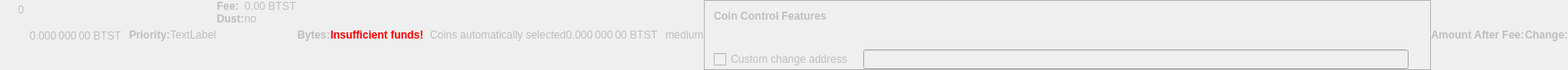
    <widget class="QWidget" name="dummyHideWidget" native="true">
     <property name="enabled">
      <bool>false</bool>
     </property>
     <property name="maximumSize">
      <size>
       <width>100</width>
       <height>22</height>
      </size>
     </property>
     <layout class="QHBoxLayout" name="dummyHideLayout">
      <property name="spacing">
       <number>0</number>
      </property>
      <property name="margin">
       <number>0</number>
      </property>
      <item>
       <layout class="QFormLayout" name="formLayoutCoinControl1">
        <property name="horizontalSpacing">
         <number>10</number>
        </property>
        <property name="verticalSpacing">
         <number>14</number>
        </property>
        <property name="leftMargin">
         <number>10</number>
        </property>
        <property name="topMargin">
         <number>4</number>
        </property>
        <property name="rightMargin">
         <number>6</number>
        </property>
        <item row="0" column="1">
         <widget class="QLabel" name="labelCoinControlBytes">
          <property name="cursor">
           <cursorShape>IBeamCursor</cursorShape>
          </property>
          <property name="contextMenuPolicy">
           <enum>Qt::ActionsContextMenu</enum>
          </property>
          <property name="text">
           <string notr="true">0</string>
          </property>
          <property name="textInteractionFlags">
           <set>Qt::LinksAccessibleByMouse|Qt::TextSelectableByKeyboard|Qt::TextSelectableByMouse</set>
          </property>
         </widget>
        </item>
       </layout>
      </item>
      <item>
       <widget class="QLabel" name="labelCoinControlAfterFee">
        <property name="enabled">
         <bool>false</bool>
        </property>
        <property name="sizePolicy">
         <sizepolicy hsizetype="Fixed" vsizetype="Fixed">
          <horstretch>0</horstretch>
          <verstretch>0</verstretch>
         </sizepolicy>
        </property>
        <property name="minimumSize">
         <size>
          <width>111</width>
          <height>12</height>
         </size>
        </property>
        <property name="maximumSize">
         <size>
          <width>111</width>
          <height>12</height>
         </size>
        </property>
        <property name="cursor">
         <cursorShape>IBeamCursor</cursorShape>
        </property>
        <property name="contextMenuPolicy">
         <enum>Qt::ActionsContextMenu</enum>
        </property>
        <property name="text">
         <string notr="true">0.000 000 00 BTST</string>
        </property>
        <property name="textInteractionFlags">
         <set>Qt::LinksAccessibleByMouse|Qt::TextSelectableByKeyboard|Qt::TextSelectableByMouse</set>
        </property>
       </widget>
      </item>
      <item>
       <widget class="QLabel" name="labelCoinControlPriorityText">
        <property name="enabled">
         <bool>false</bool>
        </property>
        <property name="font">
         <font>
          <weight>75</weight>
          <bold>true</bold>
         </font>
        </property>
        <property name="text">
         <string>Priority:</string>
        </property>
       </widget>
      </item>
      <item>
       <layout class="QHBoxLayout" name="horizontalLayout">
        <item>
         <widget class="QLabel" name="WarningLabel">
          <property name="text">
           <string>TextLabel</string>
          </property>
         </widget>
        </item>
       </layout>
      </item>
      <item>
       <layout class="QFormLayout" name="formLayoutCoinControl3">
        <property name="horizontalSpacing">
         <number>0</number>
        </property>
        <property name="verticalSpacing">
         <number>0</number>
        </property>
        <property name="leftMargin">
         <number>0</number>
        </property>
        <property name="topMargin">
         <number>0</number>
        </property>
        <property name="rightMargin">
         <number>0</number>
        </property>
        <item row="0" column="0">
         <widget class="QLabel" name="labelCoinControlFeeText">
          <property name="enabled">
           <bool>false</bool>
          </property>
          <property name="font">
           <font>
            <weight>75</weight>
            <bold>true</bold>
           </font>
          </property>
          <property name="text">
           <string>Fee:</string>
          </property>
          <property name="margin">
           <number>0</number>
          </property>
         </widget>
        </item>
        <item row="0" column="1">
         <widget class="QLabel" name="labelCoinControlFee">
          <property name="enabled">
           <bool>false</bool>
          </property>
          <property name="cursor">
           <cursorShape>IBeamCursor</cursorShape>
          </property>
          <property name="contextMenuPolicy">
           <enum>Qt::ActionsContextMenu</enum>
          </property>
          <property name="text">
           <string notr="true">0.00 BTST</string>
          </property>
          <property name="textInteractionFlags">
           <set>Qt::LinksAccessibleByMouse|Qt::TextSelectableByKeyboard|Qt::TextSelectableByMouse</set>
          </property>
         </widget>
        </item>
        <item row="1" column="0">
         <widget class="QLabel" name="labelCoinControlLowOutputText">
          <property name="enabled">
           <bool>false</bool>
          </property>
          <property name="font">
           <font>
            <weight>75</weight>
            <bold>true</bold>
           </font>
          </property>
          <property name="text">
           <string>Dust:</string>
          </property>
         </widget>
        </item>
        <item row="1" column="1">
         <widget class="QLabel" name="labelCoinControlLowOutput">
          <property name="enabled">
           <bool>false</bool>
          </property>
          <property name="cursor">
           <cursorShape>IBeamCursor</cursorShape>
          </property>
          <property name="contextMenuPolicy">
           <enum>Qt::ActionsContextMenu</enum>
          </property>
          <property name="text">
           <string>no</string>
          </property>
          <property name="textInteractionFlags">
           <set>Qt::LinksAccessibleByMouse|Qt::TextSelectableByKeyboard|Qt::TextSelectableByMouse</set>
          </property>
         </widget>
        </item>
       </layout>
      </item>
      <item>
       <widget class="QLabel" name="labelCoinControlBytesText">
        <property name="enabled">
         <bool>false</bool>
        </property>
        <property name="font">
         <font>
          <weight>75</weight>
          <bold>true</bold>
         </font>
        </property>
        <property name="text">
         <string>Bytes:</string>
        </property>
       </widget>
      </item>
      <item>
       <layout class="QFormLayout" name="formLayoutCoinControl2">
        <property name="horizontalSpacing">
         <number>0</number>
        </property>
        <property name="verticalSpacing">
         <number>0</number>
        </property>
        <property name="leftMargin">
         <number>0</number>
        </property>
        <property name="topMargin">
         <number>0</number>
        </property>
        <property name="rightMargin">
         <number>0</number>
        </property>
       </layout>
      </item>
      <item>
       <layout class="QHBoxLayout" name="horizontalLayoutCoinControl2">
        <property name="spacing">
         <number>0</number>
        </property>
        <property name="bottomMargin">
         <number>0</number>
        </property>
       </layout>
      </item>
      <item>
       <widget class="QLabel" name="labelCoinControlInsuffFunds">
        <property name="enabled">
         <bool>false</bool>
        </property>
        <property name="minimumSize">
         <size>
          <width>0</width>
          <height>0</height>
         </size>
        </property>
        <property name="font">
         <font>
          <weight>75</weight>
          <bold>true</bold>
         </font>
        </property>
        <property name="styleSheet">
         <string notr="true">color:red;font-weight:bold;</string>
        </property>
        <property name="text">
         <string>Insufficient funds!</string>
        </property>
        <property name="margin">
         <number>5</number>
        </property>
       </widget>
      </item>
      <item>
       <layout class="QFormLayout" name="formLayoutCoinControl4">
        <property name="horizontalSpacing">
         <number>0</number>
        </property>
        <property name="verticalSpacing">
         <number>0</number>
        </property>
        <property name="leftMargin">
         <number>0</number>
        </property>
        <property name="topMargin">
         <number>0</number>
        </property>
        <property name="rightMargin">
         <number>0</number>
        </property>
       </layout>
      </item>
      <item>
       <widget class="QLabel" name="labelCoinControlChangeLabel">
        <property name="enabled">
         <bool>false</bool>
        </property>
        <property name="sizePolicy">
         <sizepolicy hsizetype="Preferred" vsizetype="Expanding">
          <horstretch>0</horstretch>
          <verstretch>0</verstretch>
         </sizepolicy>
        </property>
        <property name="minimumSize">
         <size>
          <width>0</width>
          <height>0</height>
         </size>
        </property>
        <property name="text">
         <string/>
        </property>
        <property name="margin">
         <number>3</number>
        </property>
       </widget>
      </item>
      <item>
       <widget class="QLabel" name="labelCoinControlAutomaticallySelected">
        <property name="enabled">
         <bool>false</bool>
        </property>
        <property name="sizePolicy">
         <sizepolicy hsizetype="Fixed" vsizetype="Fixed">
          <horstretch>0</horstretch>
          <verstretch>0</verstretch>
         </sizepolicy>
        </property>
        <property name="minimumSize">
         <size>
          <width>0</width>
          <height>0</height>
         </size>
        </property>
        <property name="maximumSize">
         <size>
          <width>240</width>
          <height>16777215</height>
         </size>
        </property>
        <property name="text">
         <string>Coins automatically selected</string>
        </property>
        <property name="margin">
         <number>5</number>
        </property>
       </widget>
      </item>
      <item>
       <widget class="QLabel" name="labelCoinControlChange">
        <property name="enabled">
         <bool>false</bool>
        </property>
        <property name="sizePolicy">
         <sizepolicy hsizetype="Fixed" vsizetype="Fixed">
          <horstretch>0</horstretch>
          <verstretch>0</verstretch>
         </sizepolicy>
        </property>
        <property name="minimumSize">
         <size>
          <width>111</width>
          <height>0</height>
         </size>
        </property>
        <property name="maximumSize">
         <size>
          <width>111</width>
          <height>16777215</height>
         </size>
        </property>
        <property name="cursor">
         <cursorShape>IBeamCursor</cursorShape>
        </property>
        <property name="contextMenuPolicy">
         <enum>Qt::ActionsContextMenu</enum>
        </property>
        <property name="text">
         <string notr="true">0.000 000 00 BTST</string>
        </property>
        <property name="textInteractionFlags">
         <set>Qt::LinksAccessibleByMouse|Qt::TextSelectableByKeyboard|Qt::TextSelectableByMouse</set>
        </property>
       </widget>
      </item>
      <item>
       <widget class="QLabel" name="labelCoinControlPriority">
        <property name="enabled">
         <bool>false</bool>
        </property>
        <property name="cursor">
         <cursorShape>IBeamCursor</cursorShape>
        </property>
        <property name="contextMenuPolicy">
         <enum>Qt::ActionsContextMenu</enum>
        </property>
        <property name="text">
         <string>medium</string>
        </property>
        <property name="textInteractionFlags">
         <set>Qt::LinksAccessibleByMouse|Qt::TextSelectableByKeyboard|Qt::TextSelectableByMouse</set>
        </property>
       </widget>
      </item>
      <item>
       <widget class="QFrame" name="frameCoinControl">
        <property name="sizePolicy">
         <sizepolicy hsizetype="Expanding" vsizetype="Expanding">
          <horstretch>0</horstretch>
          <verstretch>0</verstretch>
         </sizepolicy>
        </property>
        <property name="maximumSize">
         <size>
          <width>16777215</width>
          <height>16777215</height>
         </size>
        </property>
        <property name="frameShape">
         <enum>QFrame::StyledPanel</enum>
        </property>
        <property name="frameShadow">
         <enum>QFrame::Sunken</enum>
        </property>
        <layout class="QVBoxLayout" name="verticalLayoutCoinControl2_2">
         <property name="spacing">
          <number>0</number>
         </property>
         <property name="margin">
          <number>0</number>
         </property>
         <item>
          <layout class="QVBoxLayout" name="verticalLayoutCoinControl" stretch="0,0,0,1">
           <property name="spacing">
            <number>0</number>
           </property>
           <property name="leftMargin">
            <number>10</number>
           </property>
           <property name="topMargin">
            <number>10</number>
           </property>
           <item>
            <layout class="QHBoxLayout" name="horizontalLayoutCoinControl1">
             <property name="bottomMargin">
              <number>15</number>
             </property>
             <item>
              <widget class="QLabel" name="labelCoinControlFeatures">
               <property name="enabled">
                <bool>false</bool>
               </property>
               <property name="sizePolicy">
                <sizepolicy hsizetype="Preferred" vsizetype="Maximum">
                 <horstretch>0</horstretch>
                 <verstretch>0</verstretch>
                </sizepolicy>
               </property>
               <property name="font">
                <font>
                 <weight>75</weight>
                 <bold>true</bold>
                </font>
               </property>
               <property name="styleSheet">
                <string notr="true">font-weight:bold;</string>
               </property>
               <property name="text">
                <string>Coin Control Features</string>
               </property>
              </widget>
             </item>
            </layout>
           </item>
           <item>
            <widget class="QWidget" name="widgetCoinControl" native="true">
             <property name="sizePolicy">
              <sizepolicy hsizetype="Preferred" vsizetype="Preferred">
               <horstretch>0</horstretch>
               <verstretch>0</verstretch>
              </sizepolicy>
             </property>
             <property name="minimumSize">
              <size>
               <width>0</width>
               <height>0</height>
              </size>
             </property>
             <property name="styleSheet">
              <string notr="true"/>
             </property>
             <layout class="QHBoxLayout" name="horizontalLayoutCoinControl5_2">
              <property name="margin">
               <number>0</number>
              </property>
              <item>
               <layout class="QHBoxLayout" name="horizontalLayoutCoinControl3">
                <property name="spacing">
                 <number>20</number>
                </property>
                <property name="topMargin">
                 <number>0</number>
                </property>
                <property name="bottomMargin">
                 <number>10</number>
                </property>
               </layout>
              </item>
             </layout>
            </widget>
           </item>
           <item>
            <layout class="QHBoxLayout" name="horizontalLayoutCoinControl4" stretch="0,0,0">
             <property name="spacing">
              <number>12</number>
             </property>
             <property name="sizeConstraint">
              <enum>QLayout::SetDefaultConstraint</enum>
             </property>
             <property name="topMargin">
              <number>5</number>
             </property>
             <property name="rightMargin">
              <number>5</number>
             </property>
             <item>
              <widget class="QCheckBox" name="checkBoxCoinControlChange">
               <property name="enabled">
                <bool>false</bool>
               </property>
               <property name="toolTip">
                <string>If this is activated, but the change address is empty or invalid, change will be sent to a newly generated address.</string>
               </property>
               <property name="text">
                <string>Custom change address</string>
               </property>
              </widget>
             </item>
             <item>
              <widget class="QValidatedLineEdit" name="lineEditCoinControlChange">
               <property name="enabled">
                <bool>false</bool>
               </property>
               <property name="sizePolicy">
                <sizepolicy hsizetype="Expanding" vsizetype="Fixed">
                 <horstretch>0</horstretch>
                 <verstretch>0</verstretch>
                </sizepolicy>
               </property>
              </widget>
             </item>
             <item>
              <widget class="QLabel" name="labelCoinControlChangeLabel_2">
               <property name="sizePolicy">
                <sizepolicy hsizetype="Preferred" vsizetype="Expanding">
                 <horstretch>0</horstretch>
                 <verstretch>0</verstretch>
                </sizepolicy>
               </property>
               <property name="minimumSize">
                <size>
                 <width>0</width>
                 <height>0</height>
                </size>
               </property>
               <property name="text">
                <string/>
               </property>
               <property name="margin">
                <number>3</number>
               </property>
              </widget>
             </item>
            </layout>
           </item>
           <item>
            <spacer name="verticalSpacerCoinControl">
             <property name="orientation">
              <enum>Qt::Vertical</enum>
             </property>
             <property name="sizeHint" stdset="0">
              <size>
               <width>800</width>
               <height>1</height>
              </size>
             </property>
            </spacer>
           </item>
          </layout>
         </item>
        </layout>
       </widget>
      </item>
      <item>
       <widget class="QLabel" name="labelCoinControlAfterFeeText">
        <property name="enabled">
         <bool>false</bool>
        </property>
        <property name="minimumSize">
         <size>
          <width>0</width>
          <height>0</height>
         </size>
        </property>
        <property name="maximumSize">
         <size>
          <width>16777215</width>
          <height>16777215</height>
         </size>
        </property>
        <property name="font">
         <font>
          <weight>75</weight>
          <bold>true</bold>
         </font>
        </property>
        <property name="text">
         <string>Amount After Fee:</string>
        </property>
        <property name="alignment">
         <set>Qt::AlignLeading|Qt::AlignLeft|Qt::AlignVCenter</set>
        </property>
        <property name="margin">
         <number>0</number>
        </property>
       </widget>
      </item>
      <item>
       <widget class="QLabel" name="labelCoinControlChangeText">
        <property name="enabled">
         <bool>false</bool>
        </property>
        <property name="sizePolicy">
         <sizepolicy hsizetype="Preferred" vsizetype="Preferred">
          <horstretch>0</horstretch>
          <verstretch>0</verstretch>
         </sizepolicy>
        </property>
        <property name="minimumSize">
         <size>
          <width>0</width>
          <height>0</height>
         </size>
        </property>
        <property name="maximumSize">
         <size>
          <width>16777215</width>
          <height>16777215</height>
         </size>
        </property>
        <property name="font">
         <font>
          <weight>75</weight>
          <bold>true</bold>
         </font>
        </property>
        <property name="text">
         <string>Change:</string>
        </property>
        <property name="alignment">
         <set>Qt::AlignLeading|Qt::AlignLeft|Qt::AlignVCenter</set>
        </property>
       </widget>
      </item>
     </layout>
    </widget>
